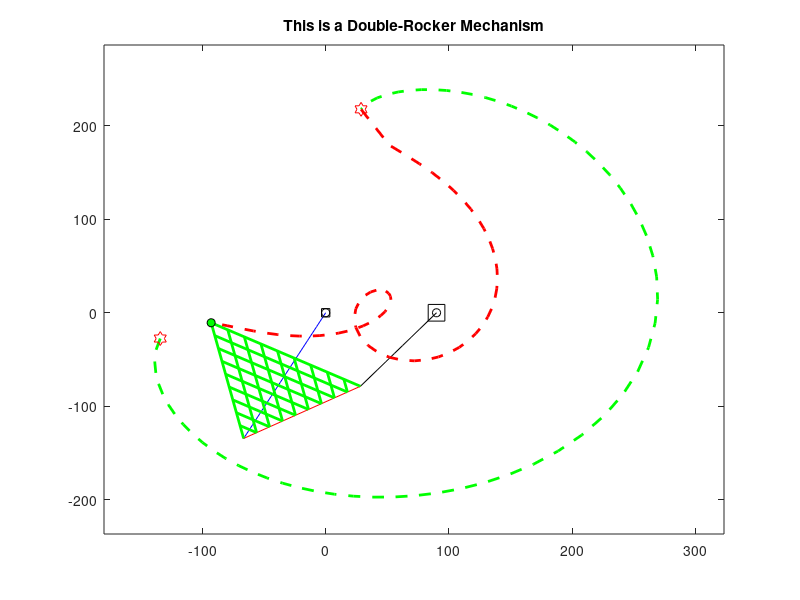

This figure's MATLAB source:
%% Plot Any Four Bar Linkage
%% Mohammad Y. Saadeh May, 10, 2010, University of Nevada Las Vegas
clc;clear;close all
X =   [150 110 100 90 40 120];
% X =   [180 100 185 220 55 0];
% X = [r1  r2  r3  r4  Cx  Cy ];
% r1: Crank (make sure its always the smallest, also r3+r4>=r1+r2)
% r2: Coupler
% r3: Lever (Rocker)
% r4: Frame
% Cu: x coordinate for coupler point wrt crank-coupler point
% Cv: y coordinate for coupler point wrt crank-coupler point

cycles = 2;% number of crank rotations
INCREMENTS = 100;% divide a rotation into this number
%% check the geometry
P = X(1:4);
check = P;
[L locL] = max(check);
check(locL) = [];
[S locS] = min(check);
check(locS) = [];
R = check;
flag = 0;

if S==X(4) & sum(check)>(L+S)
    TITLE = 'This is a Double-Crank Mechanism';
elseif (S==X(1)|S==X(3)) & sum(check)>(L+S)
    TITLE = 'This is a Rocker-Crank Mechanism';
elseif S==X(2) & sum(check)>(L+S)
    TITLE = 'This is a Double-Rocker Mechanism';
    flag  = 1;
elseif sum(check)==(L+S)
    TITLE = 'This is a Change Point Mechanism';
elseif sum(check)<(L+S)
    flag  = 1;
    TITLE = 'This is a Double-Rocker Mechanism';
end
%%
TH1 = linspace(0,2*pi,INCREMENTS);% Input angle theta1
dig = 10;% divide links into this number
R1 = X(1); r1 = linspace(0,R1,dig);
R2 = X(2); r2 = linspace(0,R2,dig);
R3 = X(3); r3 = linspace(0,R3,dig);
R4 = X(4); r4 = linspace(0,R4,dig);
Cu = X(5); cu = linspace(0,Cu,dig);
Cv = X(6); cv = linspace(0,Cv,dig);

%% check valid region
D = sqrt(R1^2 + R4^2 - 2*R1*R4*cos(TH1));% diagonal distance between
%                           crank-coupler point and rocker-frame point
TH5 = acos((R3^2+D.^2-R2^2)./(2*R3*D));% angle between rocker and diagonal
%                                        link (d)
IMAG = imag(TH5);
[VALUES LOCATION] = find(IMAG==0);
%%
IMAG = imag(TH5);
LOCATION = IMAG==0;
LOCATION1 = find(IMAG==0);
LOC = LOCATION;
n = length(LOCATION);
n1 = length(LOCATION1);
Check = 0;
direction = 1;
for i=1:n-1
    if LOC(i+1)~=LOC(i)
        if Check==0
            direction = LOC(i);
        end
        Check = Check+1;
    end
end
%%
Rotate = 0;
if isempty(LOCATION1)
    error('This is not a valid linkage');
elseif direction==0 & Check==2
    LOC1 = find(LOCATION==1);
    th1 = [TH1(LOC1) TH1(fliplr(LOC1))];
elseif n1==n
    th1 = TH1;
elseif direction==1 & Check==2
    Rotate = 1;
    loc1 = LOC(1:end-1);
    loc2 = LOC(2:end);
    [Value deadpoint] = find((loc2-loc1)~=0);
    deadp = deadpoint + [0 1];
    LOC2 = [deadp(2):n 1:deadp(1)];
    th1 = [TH1(LOC2) TH1(fliplr(LOC2))];
elseif Check==4
    Rotate = 1;
    loc1 = LOC(1:end-1);
    loc2 = LOC(2:end);
    [Value deadpoint] = find((loc2-loc1)~=0);
    deadp1 = deadpoint(1:2) + [1 0];
    deadp2 = deadpoint(3:4) + [1 0];
    fprintf('This mechanism has two disconnected upper and lower regions\n');
    DIREC = 1;
    DIREC = input('Select [1] for upper, [2] for lower    Default = [1]  ');
    if DIREC == 1
        LOC3 = [deadp1(1):deadp1(2)];
    else
        LOC3 = [deadp2(1):deadp2(2)];
    end
    th1 = [TH1(LOC3) TH1(fliplr(LOC3))];
end

d = sqrt(R1^2 + R4^2 - 2*R1*R4*cos(th1));
th5 = acos((R3^2+d.^2-R2^2)./(2*R3*d));% angle between rocker and

%%
if Rotate == 1
    d = sqrt(R1^2 + R4^2 - 2*R1*R4*cos(th1));
    th5 = acos((R3^2+d.^2-R2^2)./(2*R3*d));% angle between rocker and diagonal link (d)
    th5 = [th5(1:end/2) -th5(end/2+1:end)];
end
Ax = R1*cos(th1);% x coordinate for the crank-coupler point
Ay = R1*sin(th1);% y coordinate for the crank-coupler point
a = R4 - R1*cos(th1);% horizontal distance between rocker-frame point and
%                      projection of crank-coupler point
b = Ay;% vertical projection of crank-coupler point
th6 = atan2(b,a);% angle between frame and diagonal link (d)
th4 = pi - th5 - th6;% angle the rocker makes with horizon
Bx = R3*cos(th4) + R4;% horizontal distance between frame-crank point and
%                       projection of coupler-rocker point
By = R3*sin(th4);% vertical projection of coupler-rocker point
th2 = atan2((By-Ay),(Bx-Ax));% angle the coupler makes with the horizon
Cx = Ax + Cu*cos(th2) - Cv*sin(th2);% horizontal projection of coupler
%                                     point wrt coupler
Cy = Ay + Cu*sin(th2) + Cv*cos(th2);% vertical projection of coupler
%                                     point wrt coupler
% calculate display (figure) limits
xmin = 1.2*min([min(Cx) -R1 -R3]);
xmax = 1.2*max([max(Cx) R4+max([R3 max(R3*cos(th4))])]);
ymin = 1.2*min([min(Cy) -R1 -R3]);
ymax = 1.2*max([max(Cy) max([R1 R3 R3+Cv])]);
%%
increments = length(th1);
for i=1:increments
    link1x(i,:) = r1*cos(th1(i));
    link1y(i,:) = r1*sin(th1(i));
    link2x(i,:) = linspace(Ax(i),Bx(i),dig);
    link2y(i,:) = linspace(Ay(i),By(i),dig);
    link3x(i,:) = R4 + r3*cos(th4(i));
    link3y(i,:) = r3*sin(th4(i));
    Couplx1(i,:) = linspace(Ax(i),Cx(i),dig);
    Couply1(i,:) = linspace(Ay(i),Cy(i),dig);
    Couplx2(i,:) = linspace(Cx(i),Bx(i),dig);
    Couply2(i,:) = linspace(Cy(i),By(i),dig);
end
for k=1:cycles
    for i = 1:increments
        plot(link1x(i,:),link1y(i,:),'b',link2x(i,:),link2y(i,:),'r',...
            link3x(i,:),link3y(i,:),'k',Couplx1(i,:),Couply1(i,:),'r',...
            Couplx2(i,:),Couply2(i,:),'r')
        hold on
        plot([link2x(i,:) ;Couplx1(i,:)],[link2y(i,:); Couply1(i,:)],'g','linewidth',2)
        plot([link2x(i,:) ;Couplx2(i,:)],[link2y(i,:); Couply2(i,:)],'g','linewidth',2)
        plot(0,0,'sk',R4,0,'sk','MarkerSize',12)
        plot(0,0,'ok',R4,0,'ok')
        plot(Couplx1(i,end),Couply1(i,end),'ok','MarkerSize',6,...
            'MarkerFaceColor','g')
                axis([xmin xmax ymin ymax])
        if Rotate == 1 & i<=increments/2
            plot(Couplx1(1:i,end),Couply1(1:i,end),'--g','linewidth',2)
        elseif Rotate == 1
            plot(Couplx1(1:increments/2,end),Couply1(1:increments/2,end),'--g','linewidth',2)
            plot(Couplx1(increments/2:i,end),Couply1(increments/2:i,end),'--r','linewidth',2)
        else
            plot(Couplx1(1:i,end),Couply1(1:i,end),'--g','linewidth',2)
        end
        clc
        title(['\bf',TITLE])
        fprintf('Th1 = %5.2f, th5 = %5.2f, D = %7.2f\n',th1(i),th5(i),d(i))
        YY = input('Hit Enter    ');
        hold off
    end
end
if Rotate==1
    hold on
    plot(Couplx1([1 end/2],end),Couply1([1 end/2],end),'hr','MarkerSize',10)
end